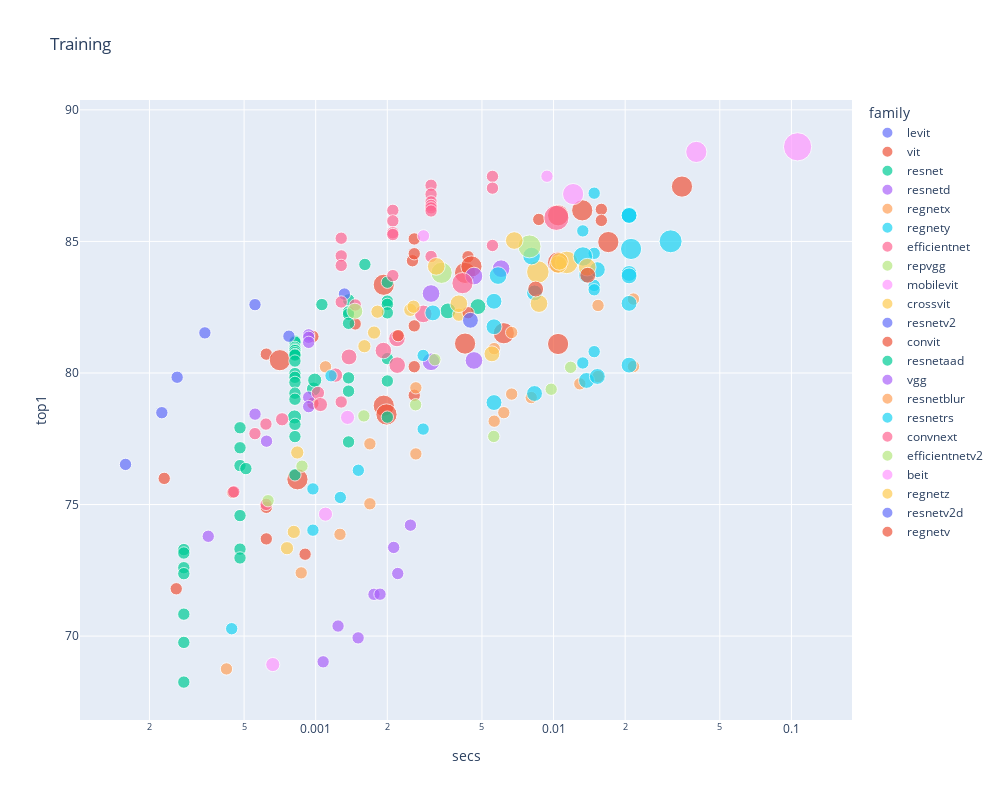

The notebook cell saved with this chart:
### Markdown cell above
Now we can repeat the same *family* plot we did above:

### Code cell
show_all(tdf, 'Training', 'train_img_size')

### Figure 1 — Plotly figure (JSON) as saved in the notebook; plotly's stock layout.template omitted (floating-point values rounded to 4 significant figures)
{"data": [{"customdata": [[224], [224], [224], [224], [224]], "hovertemplate": "<b>%{hovertext}</b><br><br>family=levit<br>secs=%{x}<br>top1=%{y}<br>size=%{marker.size}<br>train_img_size=%{customdata[0]}<extra></extra>", "hovertext": ["levit_128s", "levit_128", "levit_192", "levit_256", "levit_384"], "legendgroup": "levit", "marker": {"color": "#636efa", "size": [50176, 50176, 50176, 50176, 50176], "sizemode": "area", "sizeref": 655.4, "symbol": "circle"}, "mode": "markers", "name": "levit", "orientation": "v", "showlegend": true, "type": "scatter", "x": [0.0001587, 0.0002255, 0.0002615, 0.0003421, 0.0005557], "xaxis": "x", "y": [76.53, 78.49, 79.84, 81.52, 82.6], "yaxis": "y"}, {"customdata": [[224], [224], [224], [224], [224], [224], [384], [384], [224], [224], [224], [384], [384], [384], [224], [224], [224], [224], [224], [224], [384], [384], [224], [384], [384], [224], [384], [384], [384], [384], [224], [224], [384], [384]], "hovertemplate": "<b>%{hovertext}</b><br><br>family=vit<br>secs=%{x}<br>top1=%{y}<br>size=%{marker.size}<br>train_img_size=%{customdata[0]}<extra></extra>", "hovertext": ["vit_small_patch32_224", "vit_tiny_r_s16_p8_224", "vit_tiny_patch16_224", "vit_base_patch32_224", "vit_base_patch32_224", "vit_base_patch32_224", "vit_small_patch32_384", "vit_tiny_r_s16_p8_384", "vit_small_patch16_224", "vit_small_patch16_224", "vit_small_r26_s32_224", "vit_base_patch32_384", "vit_base_patch32_384", "vit_tiny_patch16_384", "vit_base_patch16_224_miil", "vit_base_patch16_224", "vit_base_patch16_224", "vit_base_patch16_224", "vit_base_patch16_224", "vit_base_patch16_224", "vit_small_patch16_384", "vit_small_patch16_384", "vit_large_r50_s32_224", "vit_small_r26_s32_384", "vit_large_patch32_384", "vit_large_patch16_224", "vit_base_patch16_384", "vit_base_patch16_384", "vit_base_patch16_384", "vit_large_r50_s32_384", "vit_base_patch8_224", "vit_base_patch8_224", "vit_base_r50_s16_384", "vit_large_patch16_384"], "legendgroup": "vit", "marker": {"color": "#EF553B", "size": [50176, 50176, 50176, 50176, 50176, 50176, 147456, 147456, 50176, 50176, 50176, 147456, 147456, 147456, 50176, 50176, 50176, 50176, 50176, 50176, 147456, 147456, 50176, 147456, 147456, 50176, 147456, 147456, 147456, 147456, 50176, 50176, 147456, 147456], "sizemode": "area", "sizeref": 655.4, "symbol": "circle"}, "mode": "markers", "name": "vit", "orientation": "v", "showlegend": true, "type": "scatter", "x": [0.0002307, 0.0002592, 0.0004485, 0.00062, 0.00062, 0.00062, 0.0007069, 0.0008379, 0.0009731, 0.0009731, 0.001466, 0.001933, 0.001933, 0.001984, 0.002552, 0.002596, 0.002596, 0.002596, 0.002596, 0.002596, 0.004246, 0.004246, 0.004369, 0.004517, 0.006179, 0.008666, 0.01045, 0.01045, 0.01045, 0.0132, 0.01588, 0.01588, 0.01699, 0.03466], "xaxis": "x", "y": [75.99, 71.8, 75.46, 80.72, 74.89, 73.69, 80.49, 75.96, 81.39, 78.85, 81.86, 83.35, 78.76, 78.42, 84.27, 85.09, 84.53, 81.79, 80.24, 79.15, 83.8, 81.12, 84.42, 84.05, 81.51, 85.84, 85.99, 84.2, 81.1, 86.18, 86.22, 85.8, 84.98, 87.08], "yaxis": "y"}, {"customdata": [[224], [224], [224], [224], [224], [224], [224], [224], [224], [224], [224], [224], [224], [224], [256], [224], [224], [224], [224], [224], [224], [224], [224], [224], [224], [224], [224], [224], [224], [224], [224], [224], [224], [256], [256], [224], [224], [224], [224], [224], [224], [224], [224], [224], [224], [224], [224], [224], [224], [288], [288]], "hovertemplate": "<b>%{hovertext}</b><br><br>family=resnet<br>secs=%{x}<br>top1=%{y}<br>size=%{marker.size}<br>train_img_size=%{customdata[0]}<extra></extra>", "hovertext": ["resnet18", "resnet18", "resnet18", "resnet18", "resnet18", "resnet18", "resnet18", "resnet34", "resnet34", "resnet34", "resnet34", "resnet34", "resnet34", "resnet26", "resnet26t", "resnet50", "resnet50", "resnet50", "resnet50", "resnet50", "resnet50", "resnet50", "resnet50", "resnet50", "resnet50", "resnet50", "resnet50", "resnet50", "resnet50", "resnet50", "resnet50", "resnet50", "resnet50", "resnet32ts", "resnet33ts", "resnet101", "resnet101", "resnet101", "resnet101", "resnet101", "resnet101", "resnet101", "resnet152", "resnet152", "resnet152", "resnet152", "resnet152", "resnet152", "resnet152", "resnet51q", "resnet61q"], "legendgroup": "resnet", "marker": {"color": "#00cc96", "size": [50176, 50176, 50176, 50176, 50176, 50176, 50176, 50176, 50176, 50176, 50176, 50176, 50176, 50176, 65536, 50176, 50176, 50176, 50176, 50176, 50176, 50176, 50176, 50176, 50176, 50176, 50176, 50176, 50176, 50176, 50176, 50176, 50176, 65536, 65536, 50176, 50176, 50176, 50176, 50176, 50176, 50176, 50176, 50176, 50176, 50176, 50176, 50176, 50176, 82944, 82944], "sizemode": "area", "sizeref": 655.4, "symbol": "circle"}, "mode": "markers", "name": "resnet", "orientation": "v", "showlegend": true, "type": "scatter", "x": [0.000279, 0.000279, 0.000279, 0.000279, 0.000279, 0.000279, 0.000279, 0.0004806, 0.0004806, 0.0004806, 0.0004806, 0.0004806, 0.0004806, 0.0005087, 0.0008144, 0.0008179, 0.0008179, 0.0008179, 0.0008179, 0.0008179, 0.0008179, 0.0008179, 0.0008179, 0.0008179, 0.0008179, 0.0008179, 0.0008179, 0.0008179, 0.0008179, 0.0008179, 0.0008179, 0.0008179, 0.0008179, 0.0009787, 0.0009907, 0.001375, 0.001375, 0.001375, 0.001375, 0.001375, 0.001375, 0.001375, 0.002001, 0.002001, 0.002001, 0.002001, 0.002001, 0.002001, 0.002001, 0.003598, 0.00481], "xaxis": "x", "y": [73.29, 73.16, 72.6, 72.37, 70.83, 69.76, 68.25, 77.92, 77.16, 76.48, 74.58, 73.31, 72.97, 76.37, 78.33, 81.21, 81.17, 80.97, 80.91, 80.87, 80.85, 80.77, 80.71, 80.68, 80.45, 79.98, 79.84, 79.64, 79.23, 79.0, 78.05, 77.58, 76.13, 79.39, 79.73, 82.78, 82.32, 82.24, 81.89, 79.81, 79.31, 77.38, 83.45, 82.73, 82.61, 82.29, 80.55, 79.7, 78.32, 82.36, 82.52], "yaxis": "y"}, {"customdata": [[224], [224], [224], [224], [224], [224], [224], [224], [320], [320], [320], [320], [320]], "hovertemplate": "<b>%{hovertext}</b><br><br>family=resnetd<br>secs=%{x}<br>top1=%{y}<br>size=%{marker.size}<br>train_img_size=%{customdata[0]}<extra></extra>", "hovertext": ["resnet18d", "resnet34d", "resnet26d", "resnet50d", "resnet50d", "resnet50d", "resnet50d", "resnet50d", "resnet101d", "resnet101d", "resnet152d", "resnet152d", "resnet200d"], "legendgroup": "resnetd", "marker": {"color": "#ab63fa", "size": [50176, 50176, 50176, 50176, 50176, 50176, 50176, 50176, 102400, 102400, 102400, 102400, 102400], "sizemode": "area", "sizeref": 655.4, "symbol": "circle"}, "mode": "markers", "name": "resnetd", "orientation": "v", "showlegend": true, "type": "scatter", "x": [0.0003534, 0.0005559, 0.0006214, 0.0009344, 0.0009344, 0.0009344, 0.0009344, 0.0009344, 0.003054, 0.003054, 0.004628, 0.004628, 0.006017], "xaxis": "x", "y": [73.79, 78.44, 77.41, 81.45, 81.36, 81.16, 79.08, 78.72, 83.02, 80.43, 83.68, 80.48, 83.96], "yaxis": "y"}, {"customdata": [[224], [224], [224], [224], [224], [224], [224], [224], [224], [224], [224], [224], [224], [224], [224], [224], [224], [224]], "hovertemplate": "<b>%{hovertext}</b><br><br>family=regnetx<br>secs=%{x}<br>top1=%{y}<br>size=%{marker.size}<br>train_img_size=%{customdata[0]}<extra></extra>", "hovertext": ["regnetx_002", "regnetx_004", "regnetx_006", "regnetx_008", "regnetx_008", "regnetx_016", "regnetx_016", "regnetx_032", "regnetx_032", "regnetx_040", "regnetx_080", "regnetx_080", "regnetx_064", "regnetx_120", "regnetx_160", "regnetx_160", "regnetx_320", "regnetx_320"], "legendgroup": "regnetx", "marker": {"color": "#FFA15A", "size": [50176, 50176, 50176, 50176, 50176, 50176, 50176, 50176, 50176, 50176, 50176, 50176, 50176, 50176, 50176, 50176, 50176, 50176], "sizemode": "area", "sizeref": 655.4, "symbol": "circle"}, "mode": "markers", "name": "regnetx", "orientation": "v", "showlegend": true, "type": "scatter", "x": [0.0004216, 0.0008689, 0.001265, 0.00169, 0.00169, 0.002637, 0.002637, 0.005628, 0.005628, 0.006178, 0.006666, 0.006666, 0.008056, 0.0129, 0.01538, 0.01538, 0.02166, 0.02166], "xaxis": "x", "y": [68.75, 72.4, 73.87, 77.31, 75.03, 79.44, 76.92, 80.93, 78.17, 78.49, 81.54, 79.2, 79.07, 79.59, 82.57, 79.87, 82.81, 80.25], "yaxis": "y"}, {"customdata": [[224], [224], [224], [224], [224], [224], [224], [288], [288], [288], [288], [288], [224], [224], [288], [288], [224], [224], [224], [224], [224], [288], [288], [288], [288], [288], [288], [288], [288], [288]], "hovertemplate": "<b>%{hovertext}</b><br><br>family=regnety<br>secs=%{x}<br>top1=%{y}<br>size=%{marker.size}<br>train_img_size=%{customdata[0]}<extra></extra>", "hovertext": ["regnety_002", "regnety_004", "regnety_004", "regnety_006", "regnety_008", "regnety_016", "regnety_016", "regnety_032", "regnety_032", "regnety_032", "regnety_040", "regnety_040", "regnety_120", "regnety_120", "regnety_064", "regnety_064", "regnety_320", "regnety_320", "regnety_320", "regnety_320", "regnety_320", "regnety_080", "regnety_080", "regnety_160", "regnety_160", "regnety_160", "regnety_160", "regnety_160", "regnety_160", "regnety_160"], "legendgroup": "regnety", "marker": {"color": "#19d3f3", "size": [50176, 50176, 50176, 50176, 50176, 50176, 50176, 82944, 82944, 82944, 82944, 82944, 50176, 50176, 82944, 82944, 50176, 50176, 50176, 50176, 50176, 82944, 82944, 82944, 82944, 82944, 82944, 82944, 82944, 82944], "sizemode": "area", "sizeref": 655.4, "symbol": "circle"}, "mode": "markers", "name": "regnety", "orientation": "v", "showlegend": true, "type": "scatter", "x": [0.0004434, 0.0009735, 0.0009735, 0.001269, 0.001511, 0.00283, 0.00283, 0.005618, 0.005618, 0.005618, 0.008316, 0.008316, 0.01327, 0.01327, 0.01376, 0.01376, 0.01482, 0.01482, 0.01482, 0.01482, 0.01482, 0.01528, 0.01528, 0.02077, 0.02077, 0.02077, 0.02077, 0.02077, 0.02077, 0.02077], "xaxis": "x", "y": [70.28, 75.59, 74.03, 75.27, 76.3, 80.67, 77.87, 82.73, 81.76, 78.88, 83.04, 79.22, 85.4, 80.38, 83.72, 79.72, 86.83, 84.55, 83.33, 83.16, 80.81, 83.93, 79.87, 86.02, 85.99, 85.99, 83.78, 83.69, 82.65, 80.3], "yaxis": "y"}, {"customdata": [[224], [224], [224], [224], [240], [240], [256], [260], [288], [300], [300], [300], [320], [384], [456]], "hovertemplate": "<b>%{hovertext}</b><br><br>family=efficientnet<br>secs=%{x}<br>top1=%{y}<br>size=%{marker.size}<br>train_img_size=%{customdata[0]}<extra></extra>", "hovertext": ["efficientnet_lite0", "efficientnet_b0", "efficientnet_es", "efficientnet_es_pruned", "efficientnet_b1_pruned", "efficientnet_em", "efficientnet_b1", "efficientnet_b2_pruned", "efficientnet_b2", "efficientnet_b3_pruned", "efficientnet_el", "efficientnet_el_pruned", "efficientnet_b3", "efficientnet_b4", "efficientnet_b5"], "legendgroup": "efficientnet", "marker": {"color": "#FF6692", "size": [50176, 50176, 50176, 50176, 57600, 57600, 65536, 67600, 82944, 90000, 90000, 90000, 102400, 147456, 207936], "sizemode": "area", "sizeref": 655.4, "symbol": "circle"}, "mode": "markers", "name": "efficientnet", "orientation": "v", "showlegend": true, "type": "scatter", "x": [0.0004526, 0.0005554, 0.0006177, 0.0006188, 0.0007224, 0.001022, 0.001047, 0.001211, 0.001381, 0.001925, 0.002196, 0.002201, 0.002831, 0.004141, 0.01028], "xaxis": "x", "y": [75.48, 77.69, 78.06, 75.01, 78.24, 79.24, 78.8, 79.92, 80.61, 80.85, 81.31, 80.3, 82.25, 83.41, 85.9], "yaxis": "y"}, {"customdata": [[224], [224], [224], [224], [224], [224], [224], [224]], "hovertemplate": "<b>%{hovertext}</b><br><br>family=repvgg<br>secs=%{x}<br>top1=%{y}<br>size=%{marker.size}<br>train_img_size=%{customdata[0]}<extra></extra>", "hovertext": ["repvgg_b0", "repvgg_a2", "repvgg_b1", "repvgg_b2", "repvgg_b3", "repvgg_b1g4", "repvgg_b2g4", "repvgg_b3g4"], "legendgroup": "repvgg", "marker": {"color": "#B6E880", "size": [50176, 50176, 50176, 50176, 50176, 50176, 50176, 50176], "sizemode": "area", "sizeref": 655.4, "symbol": "circle"}, "mode": "markers", "name": "repvgg", "orientation": "v", "showlegend": true, "type": "scatter", "x": [0.0006305, 0.0008755, 0.001594, 0.002631, 0.003169, 0.005605, 0.009772, 0.0118], "xaxis": "x", "y": [75.14, 76.46, 78.37, 78.79, 80.51, 77.59, 79.38, 80.22], "yaxis": "y"}, {"customdata": [[256], [256], [256]], "hovertemplate": "<b>%{hovertext}</b><br><br>family=mobilevit<br>secs=%{x}<br>top1=%{y}<br>size=%{marker.size}<br>train_img_size=%{customdata[0]}<extra></extra>", "hovertext": ["mobilevit_xxs", "mobilevit_xs", "mobilevit_s"], "legendgroup": "mobilevit", "marker": {"color": "#FF97FF", "size": [65536, 65536, 65536], "sizemode": "area", "sizeref": 655.4, "symbol": "circle"}, "mode": "markers", "name": "mobilevit", "orientation": "v", "showlegend": true, "type": "scatter", "x": [0.0006599, 0.001099, 0.001361], "xaxis": "x", "y": [68.92, 74.63, 78.31], "yaxis": "y"}, {"customdata": [[240], [240], [240], [240], [240], [240], [240], [240], [240], [408], [408]], "hovertemplate": "<b>%{hovertext}</b><br><br>family=crossvit<br>secs=%{x}<br>top1=%{y}<br>size=%{marker.size}<br>train_img_size=%{customdata[0]}<extra></extra>", "hovertext": ["crossvit_tiny_240", "crossvit_9_240", "crossvit_9_dagger_240", "crossvit_small_240", "crossvit_15_240", "crossvit_15_dagger_240", "crossvit_18_240", "crossvit_18_dagger_240", "crossvit_base_240", "crossvit_15_dagger_408", "crossvit_18_dagger_408"], "legendgroup": "crossvit", "marker": {"color": "#FECB52", "size": [57600, 57600, 57600, 57600, 57600, 57600, 57600, 57600, 57600, 166464, 166464], "sizemode": "area", "sizeref": 655.4, "symbol": "circle"}, "mode": "markers", "name": "crossvit", "orientation": "v", "showlegend": true, "type": "scatter", "x": [0.0007574, 0.0008087, 0.0008364, 0.001602, 0.001759, 0.001818, 0.002499, 0.002578, 0.004, 0.008589, 0.01136], "xaxis": "x", "y": [73.34, 73.96, 76.98, 81.02, 81.54, 82.33, 82.4, 82.52, 82.21, 83.84, 84.2], "yaxis": "y"}, {"customdata": [[224], [224]], "hovertemplate": "<b>%{hovertext}</b><br><br>family=resnetv2<br>secs=%{x}<br>top1=%{y}<br>size=%{marker.size}<br>train_img_size=%{customdata[0]}<extra></extra>", "hovertext": ["resnetv2_50", "resnetv2_101"], "legendgroup": "resnetv2", "marker": {"color": "#636efa", "size": [50176, 50176], "sizemode": "area", "sizeref": 655.4, "symbol": "circle"}, "mode": "markers", "name": "resnetv2", "orientation": "v", "showlegend": true, "type": "scatter", "x": [0.0007716, 0.00132], "xaxis": "x", "y": [81.4, 83], "yaxis": "y"}, {"customdata": [[224], [224], [224]], "hovertemplate": "<b>%{hovertext}</b><br><br>family=convit<br>secs=%{x}<br>top1=%{y}<br>size=%{marker.size}<br>train_img_size=%{customdata[0]}<extra></extra>", "hovertext": ["convit_tiny", "convit_small", "convit_base"], "legendgroup": "convit", "marker": {"color": "#EF553B", "size": [50176, 50176, 50176], "sizemode": "area", "sizeref": 655.4, "symbol": "circle"}, "mode": "markers", "name": "convit", "orientation": "v", "showlegend": true, "type": "scatter", "x": [0.0009025, 0.002221, 0.004373], "xaxis": "x", "y": [73.11, 81.42, 82.29], "yaxis": "y"}, {"customdata": [[224], [224]], "hovertemplate": "<b>%{hovertext}</b><br><br>family=resnetaad<br>secs=%{x}<br>top1=%{y}<br>size=%{marker.size}<br>train_img_size=%{customdata[0]}<extra></extra>", "hovertext": ["resnetaa50d", "resnetaa101d"], "legendgroup": "resnetaad", "marker": {"color": "#00cc96", "size": [50176, 50176], "sizemode": "area", "sizeref": 655.4, "symbol": "circle"}, "mode": "markers", "name": "resnetaad", "orientation": "v", "showlegend": true, "type": "scatter", "x": [0.001062, 0.00161], "xaxis": "x", "y": [82.6, 84.12], "yaxis": "y"}, {"customdata": [[224], [224], [224], [224], [224], [224], [224], [224]], "hovertemplate": "<b>%{hovertext}</b><br><br>family=vgg<br>secs=%{x}<br>top1=%{y}<br>size=%{marker.size}<br>train_img_size=%{customdata[0]}<extra></extra>", "hovertext": ["vgg11", "vgg11_bn", "vgg13", "vgg13_bn", "vgg16", "vgg16_bn", "vgg19", "vgg19_bn"], "legendgroup": "vgg", "marker": {"color": "#ab63fa", "size": [50176, 50176, 50176, 50176, 50176, 50176, 50176, 50176], "sizemode": "area", "sizeref": 655.4, "symbol": "circle"}, "mode": "markers", "name": "vgg", "orientation": "v", "showlegend": true, "type": "scatter", "x": [0.001075, 0.001242, 0.001508, 0.001758, 0.001864, 0.002128, 0.002213, 0.002502], "xaxis": "x", "y": [69.02, 70.38, 69.93, 71.59, 71.59, 73.37, 72.38, 74.22], "yaxis": "y"}, {"customdata": [[224]], "hovertemplate": "<b>%{hovertext}</b><br><br>family=resnetblur<br>secs=%{x}<br>top1=%{y}<br>size=%{marker.size}<br>train_img_size=%{customdata[0]}<extra></extra>", "hovertext": ["resnetblur50"], "legendgroup": "resnetblur", "marker": {"color": "#FFA15A", "size": [50176], "sizemode": "area", "sizeref": 655.4, "symbol": "circle"}, "mode": "markers", "name": "resnetblur", "orientation": "v", "showlegend": true, "type": "scatter", "x": [0.001099], "xaxis": "x", "y": [80.23], "yaxis": "y"}, {"customdata": [[224], [288], [320], [320], [352], [384], [416]], "hovertemplate": "<b>%{hovertext}</b><br><br>family=resnetrs<br>secs=%{x}<br>top1=%{y}<br>size=%{marker.size}<br>train_img_size=%{customdata[0]}<extra></extra>", "hovertext": ["resnetrs50", "resnetrs101", "resnetrs152", "resnetrs200", "resnetrs270", "resnetrs350", "resnetrs420"], "legendgroup": "resnetrs", "marker": {"color": "#19d3f3", "size": [50176, 82944, 102400, 102400, 123904, 147456, 173056], "sizemode": "area", "sizeref": 655.4, "symbol": "circle"}, "mode": "markers", "name": "resnetrs", "orientation": "v", "showlegend": true, "type": "scatter", "x": [0.00116, 0.003108, 0.005843, 0.008081, 0.01329, 0.02118, 0.03106], "xaxis": "x", "y": [79.89, 82.28, 83.7, 84.44, 84.43, 84.71, 85.0], "yaxis": "y"}, {"customdata": [[224], [224], [224], [224], [224], [224], [224], [224], [224], [224], [224], [224], [224], [224], [224], [224], [224], [224], [224], [224], [224]], "hovertemplate": "<b>%{hovertext}</b><br><br>family=convnext<br>secs=%{x}<br>top1=%{y}<br>size=%{marker.size}<br>train_img_size=%{customdata[0]}<extra></extra>", "hovertext": ["convnext_tiny", "convnext_tiny", "convnext_tiny", "convnext_tiny", "convnext_tiny", "convnext_tiny_hnf", "convnext_small", "convnext_small", "convnext_small", "convnext_small", "convnext_small", "convnext_base", "convnext_base", "convnext_base", "convnext_base", "convnext_base", "convnext_base", "convnext_base", "convnext_large", "convnext_large", "convnext_large"], "legendgroup": "convnext", "marker": {"color": "#FF6692", "size": [50176, 50176, 50176, 50176, 50176, 50176, 50176, 50176, 50176, 50176, 50176, 50176, 50176, 50176, 50176, 50176, 50176, 50176, 50176, 50176, 50176], "sizemode": "area", "sizeref": 655.4, "symbol": "circle"}, "mode": "markers", "name": "convnext", "orientation": "v", "showlegend": true, "type": "scatter", "x": [0.00128, 0.00128, 0.00128, 0.00128, 0.00128, 0.001467, 0.00211, 0.00211, 0.00211, 0.00211, 0.00211, 0.003055, 0.003055, 0.003055, 0.003055, 0.003055, 0.003055, 0.003055, 0.005536, 0.005536, 0.005536], "xaxis": "x", "y": [85.12, 84.45, 84.09, 82.7, 78.9, 82.58, 86.18, 85.78, 85.33, 85.26, 83.7, 87.13, 86.8, 86.5, 86.37, 86.27, 86.16, 84.43, 87.47, 87.03, 84.85], "yaxis": "y"}, {"customdata": [[288], [384], [416]], "hovertemplate": "<b>%{hovertext}</b><br><br>family=efficientnetv2<br>secs=%{x}<br>top1=%{y}<br>size=%{marker.size}<br>train_img_size=%{customdata[0]}<extra></extra>", "hovertext": ["efficientnetv2_rw_t", "efficientnetv2_rw_s", "efficientnetv2_rw_m"], "legendgroup": "efficientnetv2", "marker": {"color": "#B6E880", "size": [82944, 147456, 173056], "sizemode": "area", "sizeref": 655.4, "symbol": "circle"}, "mode": "markers", "name": "efficientnetv2", "orientation": "v", "showlegend": true, "type": "scatter", "x": [0.001461, 0.003383, 0.007923], "xaxis": "x", "y": [82.35, 83.81, 84.81], "yaxis": "y"}, {"customdata": [[224], [224], [384], [384], [512]], "hovertemplate": "<b>%{hovertext}</b><br><br>family=beit<br>secs=%{x}<br>top1=%{y}<br>size=%{marker.size}<br>train_img_size=%{customdata[0]}<extra></extra>", "hovertext": ["beit_base_patch16_224", "beit_large_patch16_224", "beit_base_patch16_384", "beit_large_patch16_384", "beit_large_patch16_512"], "legendgroup": "beit", "marker": {"color": "#FF97FF", "size": [50176, 50176, 147456, 147456, 262144], "sizemode": "area", "sizeref": 655.4, "symbol": "circle"}, "mode": "markers", "name": "beit", "orientation": "v", "showlegend": true, "type": "scatter", "x": [0.002839, 0.009382, 0.01209, 0.03982, 0.1062], "xaxis": "x", "y": [85.21, 87.48, 86.8, 88.4, 88.6], "yaxis": "y"}, {"customdata": [[320], [320], [288], [320], [320], [320], [320], [320]], "hovertemplate": "<b>%{hovertext}</b><br><br>family=regnetz<br>secs=%{x}<br>top1=%{y}<br>size=%{marker.size}<br>train_img_size=%{customdata[0]}<extra></extra>", "hovertext": ["regnetz_d8", "regnetz_c16", "regnetz_b16", "regnetz_e8", "regnetz_c16_evos", "regnetz_d8_evos", "regnetz_040", "regnetz_d32"], "legendgroup": "regnetz", "marker": {"color": "#FECB52", "size": [102400, 102400, 82944, 102400, 102400, 102400, 102400, 102400], "sizemode": "area", "sizeref": 655.4, "symbol": "circle"}, "mode": "markers", "name": "regnetz", "orientation": "v", "showlegend": true, "type": "scatter", "x": [0.003212, 0.003997, 0.005507, 0.006837, 0.008684, 0.01045, 0.01058, 0.01385], "xaxis": "x", "y": [84.05, 82.63, 80.73, 85.03, 82.64, 84.13, 84.24, 84.02], "yaxis": "y"}, {"customdata": [[288]], "hovertemplate": "<b>%{hovertext}</b><br><br>family=resnetv2d<br>secs=%{x}<br>top1=%{y}<br>size=%{marker.size}<br>train_img_size=%{customdata[0]}<extra></extra>", "hovertext": ["resnetv2_50d_evos"], "legendgroup": "resnetv2d", "marker": {"color": "#636efa", "size": [82944], "sizemode": "area", "sizeref": 655.4, "symbol": "circle"}, "mode": "markers", "name": "resnetv2d", "orientation": "v", "showlegend": true, "type": "scatter", "x": [0.004472], "xaxis": "x", "y": [82.0], "yaxis": "y"}, {"customdata": [[288], [288]], "hovertemplate": "<b>%{hovertext}</b><br><br>family=regnetv<br>secs=%{x}<br>top1=%{y}<br>size=%{marker.size}<br>train_img_size=%{customdata[0]}<extra></extra>", "hovertext": ["regnetv_040", "regnetv_064"], "legendgroup": "regnetv", "marker": {"color": "#EF553B", "size": [82944, 82944], "sizemode": "area", "sizeref": 655.4, "symbol": "circle"}, "mode": "markers", "name": "regnetv", "orientation": "v", "showlegend": true, "type": "scatter", "x": [0.008409, 0.01393], "xaxis": "x", "y": [83.19, 83.72], "yaxis": "y"}], "layout": {"height": 800, "legend": {"itemsizing": "constant", "title": {"text": "family"}, "tracegroupgap": 0}, "title": {"text": "Training"}, "width": 1000, "xaxis": {"anchor": "y", "domain": [0, 1], "title": {"text": "secs"}, "type": "log"}, "yaxis": {"anchor": "x", "domain": [0, 1], "title": {"text": "top1"}}}}
